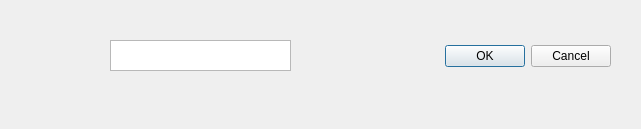
<?xml version="1.0" encoding="UTF-8"?>
<ui version="4.0">
 <class>DlgEditText</class>
 <widget class="QDialog" name="DlgEditText">
  <property name="windowModality">
   <enum>Qt::WindowModal</enum>
  </property>
  <property name="geometry">
   <rect>
    <x>0</x>
    <y>0</y>
    <width>641</width>
    <height>129</height>
   </rect>
  </property>
  <property name="windowTitle">
   <string>Dialog</string>
  </property>
  <widget class="QDialogButtonBox" name="buttonBox">
   <property name="geometry">
    <rect>
     <x>20</x>
     <y>40</y>
     <width>591</width>
     <height>32</height>
    </rect>
   </property>
   <property name="orientation">
    <enum>Qt::Horizontal</enum>
   </property>
   <property name="standardButtons">
    <set>QDialogButtonBox::Cancel|QDialogButtonBox::Ok</set>
   </property>
  </widget>
  <widget class="QTextEdit" name="textEdit">
   <property name="geometry">
    <rect>
     <x>110</x>
     <y>40</y>
     <width>181</width>
     <height>31</height>
    </rect>
   </property>
  </widget>
 </widget>
 <resources/>
 <connections>
  <connection>
   <sender>buttonBox</sender>
   <signal>accepted()</signal>
   <receiver>DlgEditText</receiver>
   <slot>accept()</slot>
   <hints>
    <hint type="sourcelabel">
     <x>248</x>
     <y>254</y>
    </hint>
    <hint type="destinationlabel">
     <x>157</x>
     <y>274</y>
    </hint>
   </hints>
  </connection>
  <connection>
   <sender>buttonBox</sender>
   <signal>rejected()</signal>
   <receiver>DlgEditText</receiver>
   <slot>reject()</slot>
   <hints>
    <hint type="sourcelabel">
     <x>316</x>
     <y>260</y>
    </hint>
    <hint type="destinationlabel">
     <x>286</x>
     <y>274</y>
    </hint>
   </hints>
  </connection>
 </connections>
</ui>
